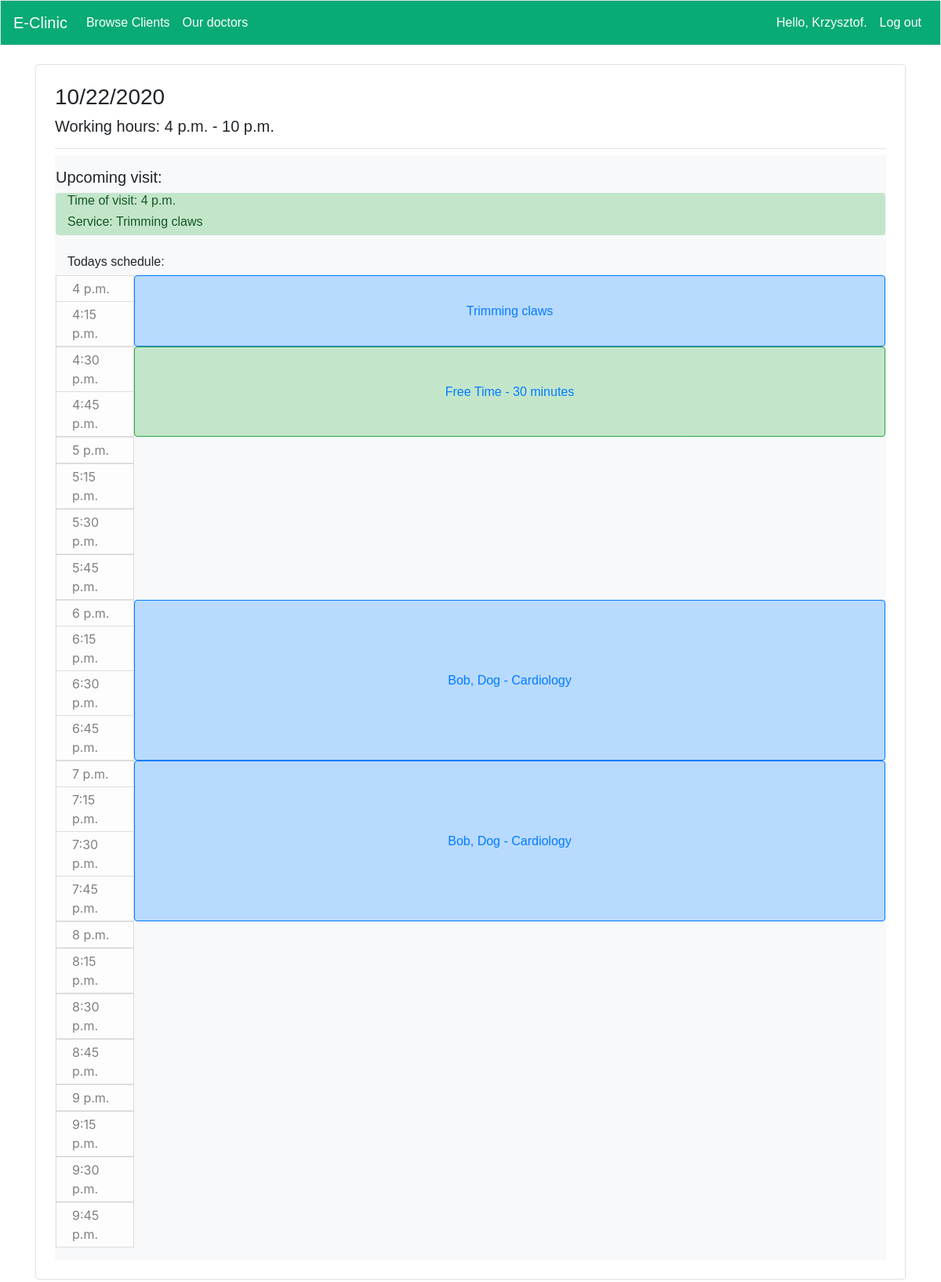
Screenshot of /slot/72 (signed in) with the database file from the repository.
### user/models.py (models this page shows, shortened)
class Slot(models.Model):
    doctor = models.ForeignKey(Doctor,verbose_name=_lazy('doctor'), on_delete=models.CASCADE)
    date = models.DateField(verbose_name=_lazy('date'),null=True)
    start_time = models.TimeField(verbose_name=_lazy('start time'),null=True)
    end_time = models.TimeField(verbose_name=_lazy('end time'),null=True)
    class Meta:
        verbose_name_plural = 'Slots'

class Service(models.Model):
    name = models.CharField(verbose_name=_lazy('service'),max_length=200, null=True)
    duration = models.DurationField(verbose_name=_lazy('duration'),null=True)
    admin_only = models.BooleanField(null=True,verbose_name=_lazy('staff only'))
    class Meta:
        verbose_name_plural = 'Services'
    def __str__(self):
        return f"{self.name}"

### app/models.py (models this page shows, shortened)
class Appointment(models.Model):
    client = models.ForeignKey(User,verbose_name=_lazy('client'),null=True, default=None, on_delete=models.CASCADE)
    animal = models.ForeignKey(Animal,verbose_name=_lazy('animal'), on_delete=models.CASCADE,blank=True,null=True)
    slot = models.ForeignKey('user.Slot',verbose_name=_lazy('slot'), null=True, on_delete=models.SET_NULL)
    service = models.ForeignKey('user.Service',verbose_name=_lazy('service'), null=True, on_delete=models.SET_NULL)
    doctor = models.ForeignKey('user.Doctor',verbose_name=_lazy('doctor'), null=True, on_delete=models.SET_NULL)
    date = models.DateField(verbose_name=_lazy('date'),null=True)
    start_time = models.TimeField(verbose_name=_lazy('start time'),null=True)
    information = models.TextField(verbose_name=_lazy('information'),null=True,blank=True)
    class Meta:
        verbose_name_plural = 'Appointments'

class Animal(models.Model):
    name = models.CharField(verbose_name=_lazy('name'),max_length=20)
    specie = models.CharField(verbose_name=_lazy('specie'),max_length=20)
    birth_date = models.DateField(verbose_name=_lazy('birth date'),auto_now_add=False,null=True)
    register_date = models.DateField(verbose_name=_lazy('register date'),auto_now_add=True)
    owner = models.ForeignKey(User,verbose_name=_lazy('owner'), on_delete=models.CASCADE)
    class Meta:
        verbose_name_plural = 'Animals'
    def __str__(self):
        return f"{self.name}, {self.specie}"

### app/views.py (the view)
# urls.py: path('slot/<int:slot_id>', views.slot, name='slot'),
@staff_member_required(login_url='app:index')
def slot(request, slot_id):
    slot = Slot.objects.get(id=slot_id)
    doctor = slot.doctor
    profile = doctor.profile
    user = profile.user
    if request.user != user and not request.user.groups.filter(name__in=['Admin']).exists():
        raise PermissionDenied
    appointments = Appointment.objects.filter(slot=slot).order_by('start_time')
    times,times1 = scheduler(slot.id)
    upcoming_appointment = []
    if date.today() == slot.date:
        now = datetime.now().time()
    else:
        now = time(5,0,0)
    for appointment in appointments:
        if now <= time_plus(appointment.start_time,appointment.service.duration):
            upcoming_appointment = appointment
            appointments = appointments.exclude(id=upcoming_appointment.id)
            break
    times.sort(reverse=True)
    context = {'slot': slot,'appointments':appointments,'upcoming_appointment':upcoming_appointment,'times2':times,'times1':times1}
    return render(request, 'app/slot.html', context)

### app/functions.py (called while the page is built)
def time_plus(time, delta):
    start = datetime(
        2000, 1, 1,
        hour=time.hour, minute=time.minute, second=time.second)
    end = start + delta
    return end.time()

def scheduler(slot_id):
    slot = Slot.objects.get(id=slot_id)
    appointments = Appointment.objects.filter(slot=slot).order_by('start_time')
    start = slot.start_time
    times = []
    times1 = []
    while start < slot.end_time:
        times.append(start)
        start = time_plus(start, timedelta(minutes=15))
    all_times = times.copy()
    for appointment in appointments:
        for i in range(len(times)):
            if appointment.start_time == times[i]:
                times[i] = [times[i],appointment]
                break
    i = 0
    while i < len(times):
        if type(times[i])==list:
            parts = int(((times[i][1].service.duration/15).seconds)/60)
            times1.append([times[i][1],parts])
            i=i+parts
        else:
            times1.append([0,1])
            i=i+1
    return all_times,times1

### app/templatetags/user_tags.py (called while the page is built)
@register.filter(name='times')
def times(number):
    return range(number)

@register.filter(name='has_group')
def has_group(user, group_name):
    group = Group.objects.filter(name=group_name)
    if group:
        group = group.first()
        return group in user.groups.all()
    else:
        return False

### app/templates/app/slot.html (shortened to what this page needs)
{% extends "app/base.html" %}
{% load i18n %}
{% load user_tags %}
{% block page_header %}
<h3>{{slot.date|date:"SHORT_DATE_FORMAT"}}</h3>
<h5>{% trans "Working hours"%}: {{slot.start_time}} - {{slot.end_time}}</h5>
{% endblock page_header %}
{% block content %}
{% if not upcoming_appointment and not appointments %}
<h5>{% trans "No appointments for this day"%}</h5>
{% else %}
<div class="container p-3  bg-light text-black ">
    <div class="row">
        <h5>{% trans "Upcoming visit:"%}</h5>
    {% if upcoming_appointment %}
        <div class="container list-group-item-action list-group-item-success rounded position-relative">
            <h6>{% trans "Time of visit"%}: {{upcoming_appointment.start_time}}</a></h6>
            <h6>{% trans "Service"%}: {{upcoming_appointment.service}}</h6>
        </div>
    </div>
    <br>
    {% endif %}
    <h6>{% trans "Todays schedule"%}:</h6>
        {% for time1 in times1%}
        <div class="row">
            <div class="col-3" style="max-width:100px;">
                {% for i in time1.1|times %}
                <div class="row list-group-item list-group-item-light py-1">{{times2.pop}}</div>
                {% endfor %}
            </div>
            {% if time1.0%}
                {% if time1.0.service.admin_only == True%}
                    <div class="col list-group-item-success d-flex align-items-center justify-content-center border border-success rounded position-relative">
                        <a class="stretched-link text-decoration-none" href="{% url 'app:appointment' time1.0.id %}">{{time1.0.service}}</a></div>
                {% else%}
                <div class="col list-group-item-action list-group-item-primary d-flex align-items-center justify-content-center position-relative border border-primary rounded">
                    <a class="stretched-link text-decoration-none" href="{% url 'app:appointment' time1.0.id %}">
                        {%if time1.0.animal%}
                        {{time1.0.animal}} -
                        {%endif%}
                        {{time1.0.service}}</a></div>
                {% endif%}
            {%else%}
            <div class="col-lg-8 col-md-8 col-sm-8 list-group-item-light bg-light d-flex d-flex align-items-center rounded"></div>
            {% endif%}
        </div>
        {% endfor%}
</div>
{% endif %}
{% endblock content %}

### app/templates/app/base.html (shortened to what this page needs)
<!doctype html>
<html lang="en">
  <head>
    {% load bootstrap4 %}
    {% load i18n %}
    {% load user_tags %}
    {% load static %}
    {% bootstrap_css%}
    <link rel="stylesheet" type="text/css" href="{% static 'css/base.css' %}">
  </head>
  <body>
    <nav class="navbar navbar-custom navbar-expand-md navbar-light  mb-4 border">
      <a class="navbar-brand" href="{% url 'app:index'%}">
          E-Clinic</a>
      <div class="collapse navbar-collapse" id="navbarCollapse">
        <ul class="navbar-nav mr-auto" id="links">
          {% if request.user.is_active and request.user.is_staff %}
            {% if request.user|has_group:"Admin" %}
            <li class="nav-item"><a class="nav-link" href="{% url 'app:browse_clients' %}">{% trans "Browse Clients" %}</a></li>
            {% endif %}
          {% else %}
          {% if user.is_authenticated%}
          <li class="nav-item"><a class="nav-link" href="{% url 'app:animals'%}">{% trans "My pets" %}</a></li>
          <li class="nav-item"><a class="nav-link" href="{% url 'app:my_appointments'%}">{% trans "My appointments" %}</a></li>
          {% endif %}
          {%endif%}
          <li class="nav-item"><a class="nav-link" href="{% url 'app:doctors'%}">{% trans "Our doctors" %}</a></li>
        </ul>
        <ul class="navbar-nav ml-auto" id="links">
          {% if user.is_authenticated %}
            <li class="nav-item">
              <a class="nav-link" href="{% url 'user:profile' %}">{% trans "Hello,"%} {{ user.first_name }}.</a>
            </li>
            <li class="nav-item">
              <a class="nav-link" href="{% url 'user:logout' %}">{% trans "Log out" %}</a>
            </li>
          {% else %}
            <li class="nav-item">
              <a class="nav-link" href="{% url 'user:register' %}">{% trans "Register" %}</a>
            </li>
            <li class="nav-item">
              <a class="nav-link" href="{% url 'user:login' %}">{% trans "Log in" %}</a></li>
          {% endif %}
        </ul>
      </div>
    </nav>
    <main class="container">
      <div class="container p-4 my-4  text-black border rounded position-relative">
      <div class="pb-2 mb-2 border-bottom">
        {% block page_header %}{% endblock page_header %}
      </div>
      <div>
        {% block content %}{% endblock content %}
      </div>
    </div>
    </main>
  </body>
</html>

### static/css/base.css (style rules this page uses)
h3 { font-family: 'arial'; }
h5 { font-family: 'arial'; }
h6 { font-family: 'arial'; }
a { font-family :'arial'; }
.navbar-custom { background-color: #08aa75; }
.navbar-custom .navbar-brand, .navbar-custom .navbar-text { font-family :'arial'; color:white; }
#links a { font-family: 'arial'; color:white; }

### rows the page displays
Slot: date "10/22/2020", start_time "4 p.m.", end_time "10 p.m.", pop "4 p.m."
Appointment: start_time "4 p.m.", service "Trimming claws", pop "4:15 p.m.", service.name "Trimming claws"
Appointment: pop "4:30 p.m." "4:45 p.m.", service.name "Free Time - 30 minutes"
Appointment: pop "6 p.m." "6:15 p.m." "6:30 p.m." "6:45 p.m.", animal.specie "Bob, Dog", service.name "Cardiology"
Appointment: pop "7 p.m." "7:15 p.m." "7:30 p.m." "7:45 p.m.", animal.specie "Bob, Dog", service.name "Cardiology"

### other values shown
{{ user.first_name }} "Krzysztof"
{{ times2.pop }} "5 p.m." "5:15 p.m." "5:30 p.m." "5:45 p.m." "8 p.m." "8:15 p.m." "8:30 p.m." "8:45 p.m." "9 p.m." "9:15 p.m." "9:30 p.m." "9:45 p.m."
